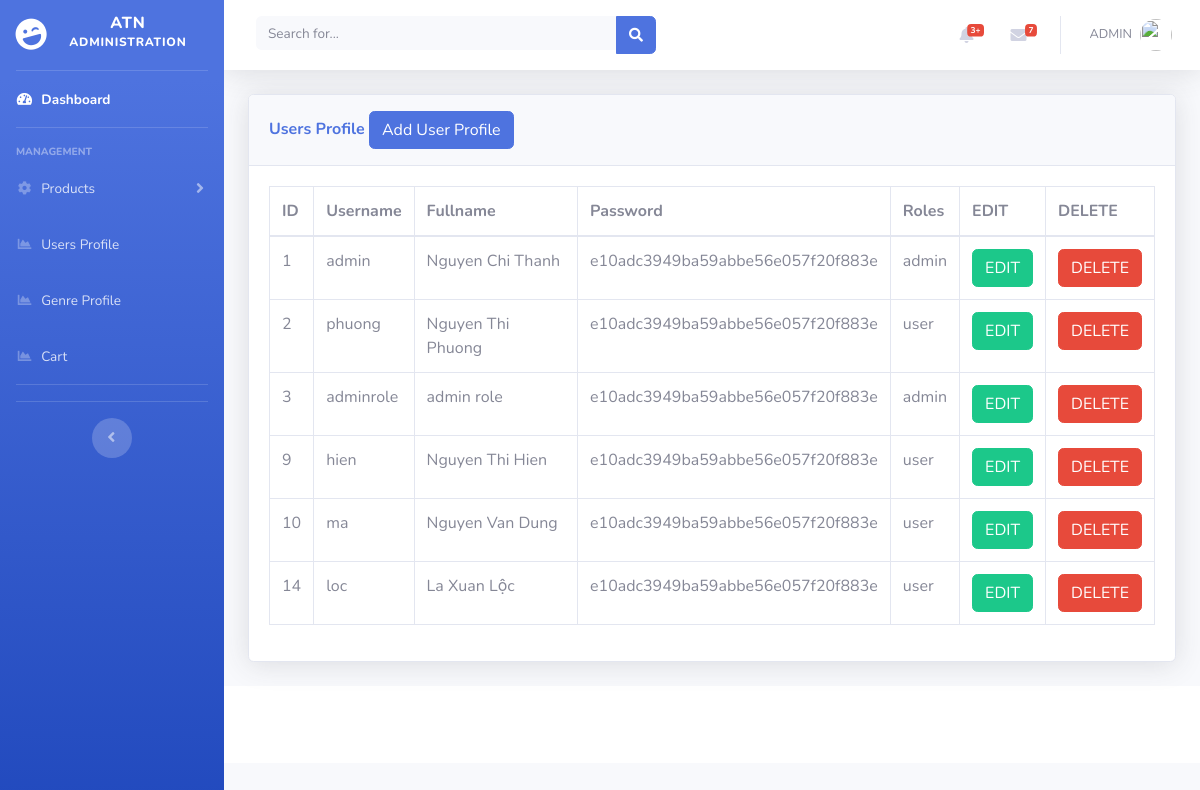
/admin/register.php, run on the app's committed database.
### tables this page shows
CREATE TABLE `users` (
  `id` int(11) NOT NULL,
  `role` enum('user','admin') NOT NULL,
  `username` varchar(255) NOT NULL,
  `password` varchar(255) NOT NULL,
  `name` varchar(255) NOT NULL
);

### admin/register.php (the view, shortened to what this page needs)
<?php
include('includes/header.php');
include('includes/navbar.php');
?>
<div class="container-fluid">
<div class="card shadow mb-4">
  <div class="card-header py-3">
    <h6 class="m-0 font-weight-bold text-primary">Users Profile
            <button type="button" class="btn btn-primary" data-toggle="modal" data-target="#addadminprofile">
              Add User Profile
            </button>
    </h6>
  </div>
  <div class="card-body">
    <div class="table-responsive">
    <?php
    include('conn.php');
    $query = "SELECT * FROM users ";
    $query_run = mysqli_query($conn,$query);
    ?>
      <table class="table table-bordered" id="dataTable" width="100%" cellspacing="0">
        <thead>
          <tr>
            <th> ID </th>
            <th> Username </th>
            <th>Fullname </th>
            <th>Password</th>
            <th>Roles</th>
            <th>EDIT </th>
            <th>DELETE </th>
          </tr>
        </thead>
        <tbody>
        <?php
        if(mysqli_num_rows($query_run) >0)
        {
          while($row = mysqli_fetch_assoc($query_run) )
          {
            ?>
            <tr>
               <td> <?php echo $row['id'];?> </td>
               <td> <?php echo $row['username'];?></td>
               <td> <?php echo $row['name'];?></td>
               <td> <?php echo $row['password'];?></td>
               <td> <?php echo $row['role'];?></td>
               <td>
                   <form action="registeredit.php" method="post">
                      <button  type="submit" name="edit_btn" class="btn btn-success"> EDIT</button>
                   </form>
                </td>
            <td>
                <form action="registeradd.php" method="post">
                  <button type="submit" name="delete_btn" class="btn btn-danger"> DELETE</button>
                </form>
            </td>
          </tr>
          <?php
          }
        }
        else
        {
          echo "no Record Found";
        }
        ?>
        </tbody>
      </table>
    </div>
  </div>
</div>
</div>
<?php
include('includes/footer.php');
?>

### data on the page
users: id "1", username "admin", name "Nguyen Chi Thanh", password "e10adc3949ba59abbe56e057f20f883e", role "admin"
users: id "2", username "phuong", name "Nguyen Thi Phuong", password "e10adc3949ba59abbe56e057f20f883e", role "user"
users: id "3", username "adminrole", name "admin role", password "e10adc3949ba59abbe56e057f20f883e", role "admin"
users: id "9", username "hien", name "Nguyen Thi Hien", password "e10adc3949ba59abbe56e057f20f883e", role "user"
users: id "10", username "ma", name "Nguyen Van Dung", password "e10adc3949ba59abbe56e057f20f883e", role "user"
users: id "14", username "loc", name "La Xuan Lộc", password "e10adc3949ba59abbe56e057f20f883e", role "user"
